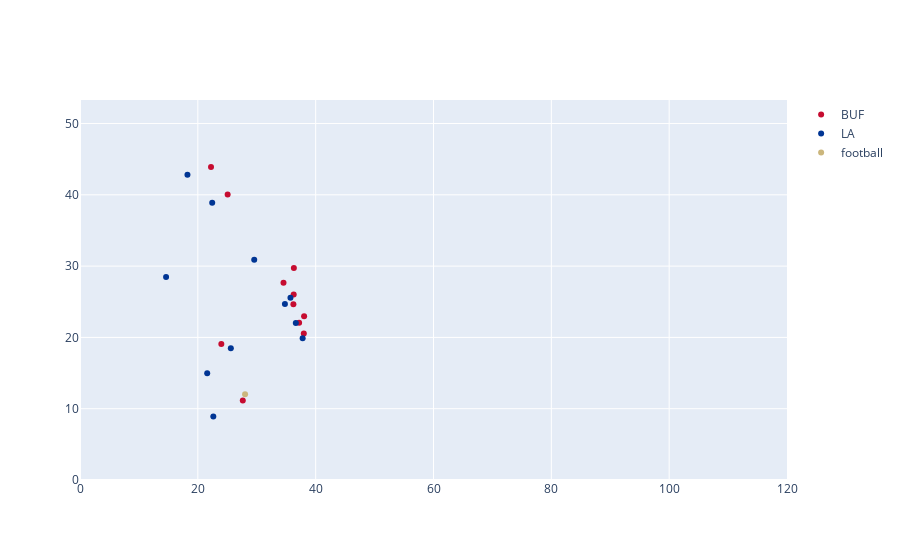

Source (notebook cell):
### Markdown cell above
# Simple Plotly Graph

From Last Year's Notebook

>If all we want to do is plot out a simple frame for a play in plotly it is very straightforward. We can see the 22 players and the football but dont really have good context as to where they are on the field or what the other situational variables are like down, distance or time in the game. We also aren't making good use of the mouse over features in plotly since right now all they are showing is the x,y position of the player.

Similar to last year's data we can start with a simple plot (this year the team column was changed to club but other than that we are able to still use the same simple visual). Unlike last year where plays ended after a ball was thrown this year the plays start when the ball is about to be caught.

> In this competition, we are not giving all frames of all plays to keep the focus on tackling. There are 3 play types that are included in the data:
> - On pass completions (plays including your first animation), we include 5 frames before the ball is caught to 5 frames after the play ends.
> - On designed rushes/handoffs (plays including your second animation), we include 5 frames before the ball is snapped to 5 frames after the play ends.
> - On QB scrambles (designed pass plays where the QB decides to run instead of throw), we include 5 frames before the QB crosses the line of scrimmage to 5 frames after the play ends.

[source](https://www.kaggle.com/competitions/nfl-big-data-bowl-2024/discussion/447639#2484739)

### Code cell
import plotly.graph_objects as go
fig = go.Figure( layout_yaxis_range=[0,53.3], layout_xaxis_range=[0,120])

colors = {"LA":'#003594',
          "BUF":'#C60C30',
          "football":"#CBB67C"
        }
for team in focused_df.club.unique():
    plot_df = focused_df[(focused_df.club==team)&(focused_df.frameId==1)]
    fig.add_trace(go.Scatter(x=plot_df["x"], y=plot_df["y"],mode = 'markers',marker_color=colors[team],name=team))
fig.show()

### Figure 1 — Plotly figure (JSON) as saved in the notebook; plotly's stock layout.template omitted (floating-point values rounded to 4 significant figures)
{"data": [{"marker": {"color": "#C60C30"}, "mode": "markers", "name": "BUF", "type": "scatter", "x": [37.19, 36.22, 27.63, 37.99, 25.06, 38.04, 36.3, 23.99, 36.27, 22.24, 34.54], "y": [22.05, 24.66, 11.16, 20.56, 40.04, 22.96, 29.73, 19.08, 26.02, 43.9, 27.65]}, {"marker": {"color": "#003594"}, "mode": "markers", "name": "LA", "type": "scatter", "x": [25.6, 36.63, 22.63, 22.44, 34.78, 21.59, 18.24, 35.72, 14.61, 29.57, 37.79], "y": [18.48, 22.03, 8.9, 38.88, 24.69, 14.97, 42.8, 25.58, 28.48, 30.91, 19.87]}, {"marker": {"color": "#CBB67C"}, "mode": "markers", "name": "football", "type": "scatter", "x": [28.02], "y": [12.04]}], "layout": {"xaxis": {"range": [0, 120]}, "yaxis": {"range": [0, 53.3]}}}
